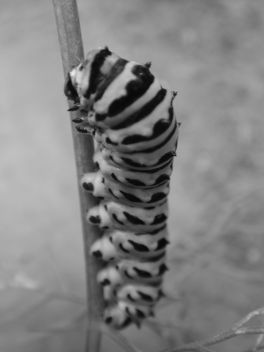
%> input picture CSC262/labs/edges/bug.png, 264 x 352 px
$ octave edgesLab.m   (GNU Octave 9; MATLAB toolbox functions it lacks are replaced by stand-ins)
%> lines starting %> are read from the running program, lines starting %| are printed output that depends on the picture; in (x1, y1, x2, y2) boxes, pixels count from 0 and x2, y2 are one past the last pixel; in counts of white or black regions, pixels touching at a corner belong together; the program's own positions count from 1
### CSC262/toolbox/gkern.m
function F = gkern(T, A)
% GKERN 1-D Gaussian kernel of any spatial scale and derivative order
%
% F = GKERN(T) returns the Gaussian kernel of scale T>0, where T is
% the variance of the Gaussian, in pixels.
%
% F = GKERN(T,A) returns a kernel of the A>=0 first differences (or
% the A'th derivative).
%
% The length of the kernel F is proportional to the sqrt of the scale
% T.
%
% Implementation based on [1].
%
% [1] T. Lindeberg, "Scale-Space for Discrete Signals," IEEE
% Transactions on Pattern Analysis and Machine Intelligence,
% vol. 12, no. 3,  pp. 234-254, March, 1990.

% Jerod Weinman
% jerod@acm.org
% (c) 2008


if (T==0)
  % Delta function. Not very interesting.
  F=1;
  return;
end;

if (nargin==1)
  % Default: Gaussian, no derivative.
  A = 0;
elseif (A<0)
  error('Derivative requires A>=0');
end;

extent = 5; % large extent reduces error, but increases kernel size.

% Calculate the standard deviation
sigma = sqrt(T);

% Length of the kernel proportional to std. dev.
N = ceil(extent*sigma);

% Extra entries for calculating the finite differences
hA = ceil(A/2);
NA = N+hA;

% Discrete Gaussian from the Bessel I function (see [1]).
F = besseli(-NA:NA, T,1);

% Take the finite difference/derivative if necessary
if (A>0)
    F = diff(F,A);
end;

% If an odd derivative, we will have an asymmetric filter (even length).
% Lop off the last bit to make the filter have odd length, and thus
% a definitive center point.
if mod(A,2)==1
    F = F(1:end-1);
end;

### CSC262/labs/edges/edgesLab.m
% The Code Used to work with the caterpillar image

% administrativia
warning('off','images:initSize:adjustingMag');
clearvars;

% initializing the image
img = im2double(imread('/home/weinman/courses/CSC262/images/bug.png'));
%> img: size 352x264 double; min 0.0314, max 0.933, mean 0.509
img_width = size(img, 2);
%> img_width = 264
img_height = size(img, 1);
%> img_height = 352

% setting the given thresholds and Gaussian variances
variances = [32 16 4 2 1];
variances_size = size(variances, 2);
thresholds = [24 32 48 64 96]/1024;
thresholds_size = size(thresholds, 2);

% forcing allocation (i.e., ensure size matches img size) for collections
% of normalized gradient magnitude images (list_ses), gradient orientation
% images (list_co), and threshold-and-variance varied images (list_tk)
list_nes(img_height,img_width,variances_size) = 0;
list_co(img_height, img_width,3,variances_size) = 0;
list_tk(img_height, img_width, thresholds_size, variances_size) = 0;

for cur_kernel_index=1:variances_size
    % Create a Gaussian using one the values from variances
    gauss = gkern(variances(cur_kernel_index));
    % Get the first derivative of said Gaussian
    dgauss = gkern(variances(cur_kernel_index), 1);

    % Calculate partial derivative with respect to X
    derivative_x = conv2(gauss, dgauss, img, 'valid');

    % Calculate partial derivative with respect to Y
    derivative_y = conv2(dgauss, gauss, img, 'valid');

    % Create matrix representing gradient magnitudes (which represent edge
    % strength)
    edge_strength = sqrt(derivative_x .^ 2 + derivative_y .^ 2);

    % make binary edge strength images for each threshold value
    for cur_thld_index=1:thresholds_size
        % set the magnitudes which meet the threshold to 1, otherwise to 0
        edge_strength_01 =  edge_strength;
        edge_strength_01 = (edge_strength_01 > thresholds(cur_thld_index));
        % ensure size matches img size
        edge_strength_01(img_height, img_width) = 0;
        % add the image with respect to the current variance to collection
        list_tk(:,:,cur_thld_index,cur_kernel_index) = edge_strength_01;
    end

    % Create matrix holding grandient orientations, stored as angles
    gradient_orientation = atan2(derivative_y, derivative_x);

    % Modify the gradient orientation matrix to accomodate hsv display
    % rescale orientation angle from [-pi, pi] to [0,1]

    scaled_gradient_orientation = (gradient_orientation + pi)/(2*pi);
    % note: we transform with: (value + pi)/2 pi to get 0 to 1 range

    % ensure size matches img size
    scaled_gradient_orientation(img_height, img_width) = 0;

    % normalize gradient magnitudes to map to saturation values in hsv
    norm_edge_strength = edge_strength / max(edge_strength(:));
    % ensure size matches img size
    norm_edge_strength(img_height, img_width) = 0;
    list_nes(:,:,cur_kernel_index) = norm_edge_strength;

    % supply the values for the hsv (think: the v in hsv)
    hsv_values = ones(img_height, img_width);

    % put the hues, saturations, and values together into a hsv
    % representation of the gradients
    derivative_hsv_viz = cat(3, scaled_gradient_orientation, ...
        norm_edge_strength, hsv_values);

    % Convert the hsv image into rgb so that we can show it
    derivative_rgb_viz = hsv2rgb(derivative_hsv_viz);
    % ensure size matches img size
    derivative_rgb_viz(img_height, img_width, 3) = 0;
    % put this color orientation image into its collection
    list_co(:,:,:,cur_kernel_index) = derivative_rgb_viz;
end
%> this loop made 5 passes
%> pass 1, `edge_strength = sqrt(derivative_x .^ 2 + derivative_y .^ 2);`:
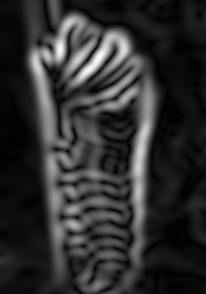
%> edge_strength: size 294x206 double; min 9.93e-06, max 0.0397, mean 0.00744; drawn with min black and max white
%> pass 1, `gradient_orientation = atan2(derivative_y, derivative_x);`:
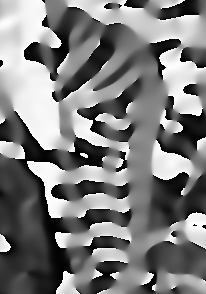
%> gradient_orientation: size 294x206 double; min -3.14, max 3.14, mean -0.0568; drawn with min black and max white
%> after the loop:
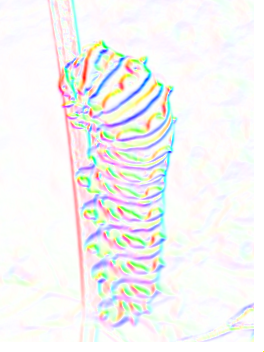
%> derivative_rgb_viz: size 352x264x3 double; mean R, G, B 0.96, 0.958, 0.956
%> after the loop:
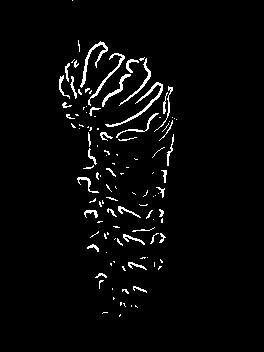
%> edge_strength_01: size 352x264 logical; 3.2% white in thin lines or dots, all inside (x1, y1, x2, y2) = (59, 0, 177, 317)
%> after the loop:
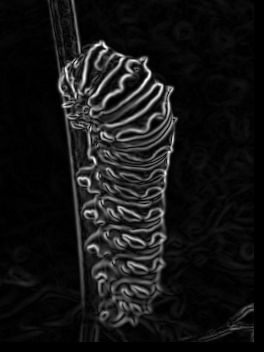
%> norm_edge_strength: size 352x264 double; min 0, max 1, mean 0.0834
%> after the loop:
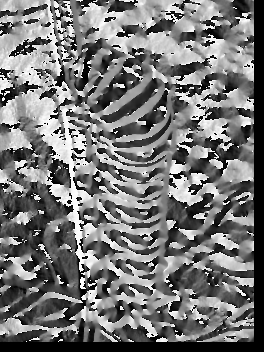
%> scaled_gradient_orientation: size 352x264 double; min 0, max 1, mean 0.463

% reshape kernel/threshold image collection so that montage can display it
kernel_threshold_collection = reshape(list_tk, img_height, img_width, []);

%% CSC 262: Edges

%% Introduction
% In this lab, we investigated methods for identifying edges in an image.
% In particular, we use convolution of the Gaussian derivative to find the
% magnitude and orientation of brightness gradients in an image of a
% caterpillar. Then, we visualized our "edges" from a myriad of
% perspectives--including multi-scale gradient magnitude and orientation
% images. We also compared edge prominance when Gaussian variance (that is,
% kernel size) and thresholds (for the sake of binary edges) were varied.
% We hope to learn how ...TODO...

% The Matlab script used to make your comparisons and generate your report
% (10 points) Horizontal and vertical partial derivatives (A.4, A.6)
% (10 points) Observations of the horizontal and vertical partial derivatives (A.5, A.7)
% (10 points) Gradient magnitude image and observations (B.2)
% Note: You may wish to place the magnitude and partial derivative images side-by-side in the same figure using montage.
% (10 points) Gradient orientation images and observations (C.4, C.3, D.6)
% (10 points) Multi-scale gradient magnitude and orientation images (E.2)
% (5 points) Observations of multi-scale gradient magnitudes (F.1)
% (10 points) Observations of multi-scale gradient orientations (F.2)
% (10 points) Multi-scale edge images (E.5)
% Note: Be sure your discussion clearly explains which axis (horizontal or vertical) varies scale and which varies threshold.
% (10 points) Multi-scale edge observations (F.3)
% (10 points) Professionalism of write-up

%% Creating Gradients
% We can find edges computationally by looking at the first derivative of
% the brightness (or intensity) values of our image--in this case, the
% image of the caterpillar. Because our image has two-dimensions (an "X"
% and a "Y") we think about the first derivative as a gradient with a
% magnitude and an orientation. First, however, we calculate the partial
% derivative in the X direction with a convolution of the first derivative
% of the Gaussian which we show below. Note, for this section, we assume a
% Gaussian kernel with variance of 1.

% figure;
% subplot(1, 2, 1);
% imshow(img);
% title('Original Image');
% subplot(1, 2, 2);
% imshow(derivative_x, []);
% title('Derivative With Respect to X');

% We observe that the derivative with respect to X of the caterpillar image
% is brightest along boundaries where regions of low brightness lead
% rightward to areas of high brightness. An example is the boundary created
% when the black stripes on the caterpillar's body meet a white stripe. The
% opposite is also true; the darkest parts of the derivative with respect
% to X caterpillar image lies where white stripes meet dark stripes along
% the x-axis. Finally, the gray regions of this image indicate a region
% where there is no (or little) change in the brightness with respect to X.
% Next, we follow a similar approach to the partial derivative with respect
% to Y (shown below).

figure;
subplot(1, 2, 1);
imshow(img);
title('Original Image');
subplot(1, 2, 2);
imshow(derivative_y, []);
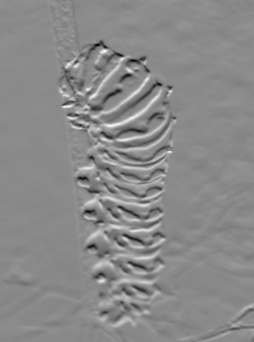
%> displayed picture: size 342x254, on the screen's scale of 0 to 255; min 0, max 255, mean 137.6
title('Derivative With Respect to Y');

% A.7 The vertical derivative bug image is brightest along boundaries
% where regions of low brightness lead to areas of high brightness
% vertically down. This is the same pattern as before, but with a different
% orientation. So, regions where the black stripes meet the white stripes
% yields bright spots on the derivative with respect to Y image. Again, the
% opposite is true for the dark parts of the derivative with respect to Y
% bug image and the gray regions of this image indicate a region
% where there is no (or little) change in the brightness with respect to
% the Y.

%% Gradient Magnitude
%

% B.2
%figure;
%imshowpair(bugImg, pd_mag, 'montage');

% The boundaries between the black and white stripes on the
% caterpillars body yield the strongest response in the derivate magnitude
% image. We expect this since those areas display the highest change in
% brightness values with respect to both X and Y directions.

%% Gradient Orientation
%

% set the range to [-pi, pi] inclusive and show with a hsv colormap
% imshow(gradient_orientation, [-pi, pi]);
% colormap(hsv);
% colorbar;

%% Edge Detection as Related to Scale and Threshold
%

%figure;
%montage(kernel_threshold_collection, 'Size', [thresholds_size, variances_size]);
%% Thinning Edges
%
